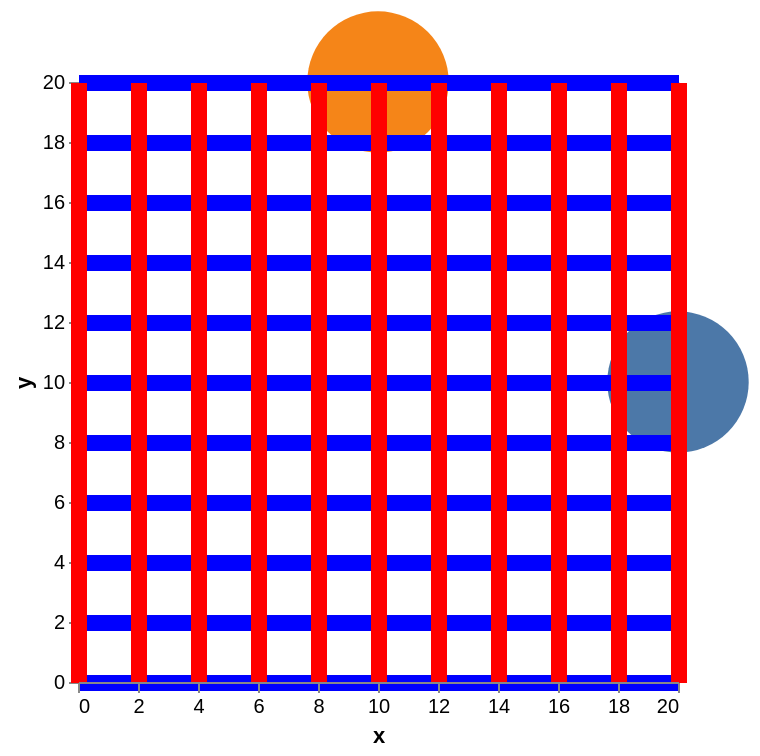

The specification (Vega-Lite) saved for this image:
### Vega-Lite specification from a JSON file in a GitHub repository (floating-point values rounded to 4 significant figures)
{"$schema": "https://vega.github.io/schema/vega-lite/v5.json", "config": {"axis": {"gridWidth": 8}, "axisX": {"gridColor": "red"}, "axisY": {"gridColor": "blue"}}, "data": {"values": [{"cat": "a", "x": 20, "y": 10}, {"cat": "b", "x": 10, "y": 20}]}, "encoding": {"color": {"field": "cat", "legend": null, "type": "nominal"}, "x": {"axis": {"zindex": 2}, "field": "x", "type": "quantitative"}, "y": {"axis": {"zindex": 1}, "field": "y", "type": "quantitative"}}, "mark": {"opacity": 1, "size": 5000, "type": "circle"}}
